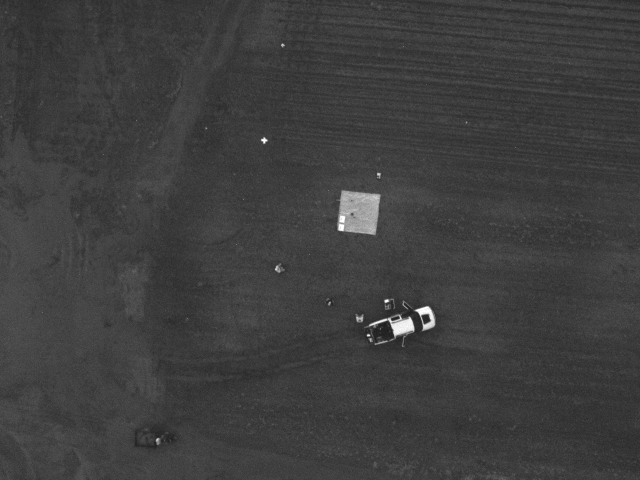
#> input picture trabalho1_20-03/IMG_0080_5.tif, 1280 x 960 px (shown at 1/2 size)
$ python main.py
#> lines starting #> are read from the running program, lines starting #| are printed output that depends on the picture
import numpy as np
import matplotlib.pyplot as plt
from skimage import io

# Lendo a Imagem
brute_img = io.imread('IMG_0080_5.tif').astype(np.float32)
#> brute_img: shape (960, 1280) float32; min 5280, max 65520, mean 16040.9
b_img = brute_img.copy()

# Constantes da banda 5
ISO = 800
gain = ISO / 100
te = 1.5
blackLevel = 4800

# Coeficientes radiométricos
a1 = 0.00036494025950395686
a2 = 8.8666518209275022e-08
a3 = 1.4911493946260918e-05

# Parâmetros do centro óptico
cx = 697.57412520205469
cy = 483.3379020042467

# Polinômio do Vignetting
k0 = -0.00011488197737851787
k1 = 1.183167572859751e-06
k2 = -1.171867123703797e-08
k3 = 3.3530562168475598e-11
k4 = -4.1718260305381848e-14
k5 = 1.8823938615703626e-17

# Normalização [0, 1]
p = brute_img / 65535.0
p_bl = blackLevel / 65535.0

# Cria a grid
rows, cols = brute_img.shape
#> rows = 960; cols = 1280
x, y = np.meshgrid(np.arange(cols), np.arange(rows))

# Distancia Radial
r = np.sqrt((x - cx) ** 2 + (y - cy) ** 2)

# Polinomio de correcao
k = 1 + (k0 * r) + (k1 * r ** 2) + (k2 * r ** 3) + (k3 * r ** 4) + (k4 * r ** 5) + (k5 * r ** 6)

# Vignetting
V = 1.0 / k

# Calculo da Radiância
denominador = te + (a2 * y) - (a3 * te * y)
L = V * (a1 / gain) * ((p - p_bl) / denominador)
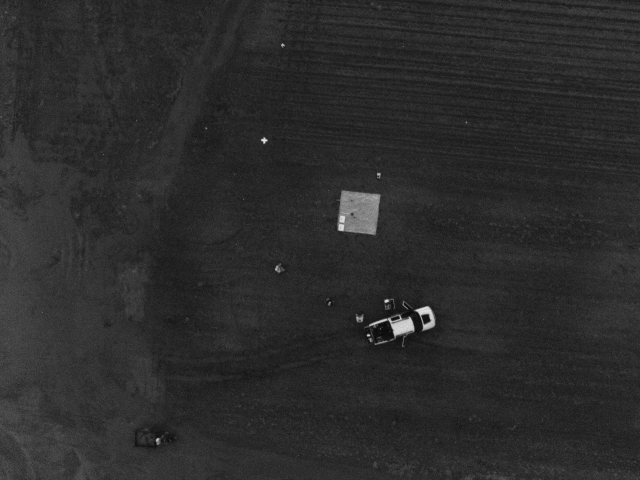
#> L: shape (960, 1280) float64 (shown at 1/2 size); min 2.3e-07, max 3.37e-05, mean 6.03e-06; drawn with min black and max white

# Limites da imagem
L_min = L.min()
#> L_min = 2.3e-07
L_max = L.max()
#> L_max = 3.37e-05

L_norm = 255.0 * (L - L_min) / (L_max - L_min)
L_final = np.clip(L_norm, 0, 255).astype(np.uint8)

io.imsave('Radiancia_Banda5.tif', L_final, check_contrast=False)

# Parece que está mostrando a mesma imagem por algum motivo
# Mas olhando o arquivo gerado e o arquivo original, estão diferente
# Então real não sei

# # Exibe a Imagem Final
# plt.figure(figsize=(15, 5))
#
# plt.subplot(1, 2, 1)
# plt.imshow(b_img, cmap='gray')
# plt.title('Imagem Original', fontsize=10)
# plt.axis('on')
#
# plt.subplot(1, 2, 2)
# plt.imshow(L_final, cmap='gray')
# plt.title('Imagem Final', fontsize=10)
# plt.axis('on')
#
# plt.show()
